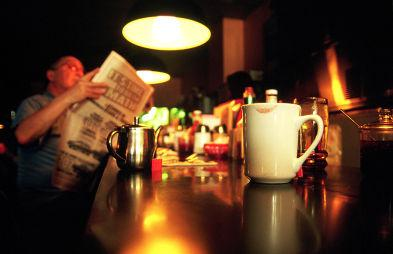
#> input picture datasets/apple/1.jpg, 393 x 254 px; its folder holds 4 pictures in this run; the run also reads 1 picture not shown here
$ python google_image.py   (Python 2 division)
#> lines starting #> are read from the running program, lines starting #| are printed output that depends on the picture
### io_util/image.py
# -*- coding: utf-8 -*-
## @package som_cm.io_util.image
#
#  Image IO utility package.
#  @author      tody
#  @date        2015/07/18

import cv2
from cv.image import *
from skimage import io


# [4 lines left out: function loadGray, not called in this run]


def loadRGB(file_path):
    bgr = cv2.imread(file_path)
    if bgr is None:
        return None
    return bgr2rgb(bgr)

## H
# [12 lines left out: functions loadLab, loadRGBA, not called in this run]


def loadAlpha(file_path):
    bgra = cv2.imread(file_path, -1)
    return alpha(bgra)


def saveRGBA(file_path, img):
    bgra = rgba2bgra(img)
    cv2.imwrite(file_path, bgra)


def saveRGB(file_path, img):
    bgr = rgb2bgr(img)
    cv2.imwrite(file_path, bgr)


def saveGray(file_path, img):
    rgbImg = rgb(img)
    cv2.imwrite(file_path, rgbImg)


# [14 lines left out: function saveImage, not called in this run]

### cv/image.py
# -*- coding: utf-8 -*-
import numpy as np
import cv2

from skimage import color


## Convert image into uint8 type.
# [62 lines left out: functions to8U, to32F, rgb, alpha, setAlpha, not called in this run]


## RGB to Gray.
def rgb2gray(img):
    gray = cv2.cvtColor(img, cv2.COLOR_RGB2GRAY)
    return gray


## Gray to RGB.
def gray2rgb(img):
    gray = cv2.cvtColor(img, cv2.COLOR_GRAY2RGB)
    return gray


## Gray to RGBA.
def gray2rgba(img):
    gray = cv2.cvtColor(img, cv2.COLOR_GRAY2RGBA)
    return gray


## BGR to RGB.
def bgr2rgb(img):
    rgb = cv2.cvtColor(img, cv2.COLOR_BGR2RGB)
    return rgb

# ## RGB to LAB
# def rgb2lab(img):
#     lab = color.rgb2lab(img)
#     return lab


## BGRA to RGBA.
# [14 lines left out: functions bgra2rgba, rgba2bgra, not called in this run]


## RGB to BGR.
def rgb2bgr(img):
    bgr = cv2.cvtColor(img, cv2.COLOR_RGB2BGR)
    return bgr


## RGB to Lab.
# [4 lines left out: function rgb2Lab, not called in this run]

## BGR to Lab.
def bgr2Lab(img):
    Lab = cv2.cvtColor(img, cv2.COLOR_BGR2LAB)
    return Lab


## Lab to RGB.
def Lab2rgb(img):
    rgb = cv2.cvtColor(img, cv2.COLOR_LAB2RGB)
    return rgb


def rgb2hsv(img):
    img_rgb = rgb(img)
    return cv2.cvtColor(img_rgb, cv2.COLOR_RGB2HSV)


## HSV to RGB.
def hsv2rgb(img):
    rgb = cv2.cvtColor(img, cv2.COLOR_HSV2RGB)
    return rgb


## Merge channels.
# [35 lines left out: functions merge, luminance, not called in this run]

### datasets/google_image.py
# -*- coding: utf-8 -*-
## @package som_cm.datasets.google_image
#
#  Image datasets via Google Image API.
#  createDatasets function will create datasets
#  with the following direcotry structure.
#
#  * datasets
#    - apple
#      - apple_1.jpg
#    - banana
#      - banana_1.jpg
#
#  @author      tody
#  @date        2015/08/15


import json
import os
import urllib2
import httplib2

import cv2
import matplotlib.pyplot as plt

from io_util.image import loadRGB, saveRGB

_root_dir = os.path.dirname(__file__)


## Data directory for the given data_name.
def dataDir(data_name):
    data_dir = os.path.join(_root_dir, data_name)
    print data_name
    print _root_dir
    return data_dir


## Data file path list for the given data_name.
def dataFiles(data_name):
    data_dir = dataDir(data_name)
    data_files = []
    for data_name in os.listdir(data_dir):
        data_file = os.path.join(data_dir, data_name)
        if ".png" in data_name or ".jpg" in data_name:
            data_files.append(data_file)
        else:
            os.remove(data_file)
    return data_files


## Data file path for the given data_name and data_id.
def dataFile(data_name, data_id):
    data_files = dataFiles(data_name)

    if data_id >= len(data_files):
        return None

    data_file = data_files[data_id]
    return data_file


def loadData(data_name, data_id):
    data_file = dataFile(data_name, data_id)

    if data_file is None:
        return None

    return loadRGB(data_file)


## Simple image loaders via Google image API.
class GoogleImageLoader:
    ## Constructor
    #  @param keyword     keyword for image search.
    #  @param num_images  target number of images for the search.
    #  @param update      Update existing images if the value is True.
    def __init__(self, keyword="banana", num_images=10, update=False):
        self._keyword = keyword
        self._num_images = num_images
        self._data_dir = dataDir(keyword)
        self._update = update

        self.searchImageURLs()
        self.downloadImages()
        self.postResize()

    def searchImageURLs(self):
        keyword = self._keyword
        num_images = self._num_images

        image_urls = []
        google_api = "http://ajax.googleapis.com/ajax/services/search/images?q={0}&v=1.0&rsz=large&start={1}&imgc=color"
        print(keyword)
        # [10 lines of commented-out code are left out]
        resO = {
            "responseData": [
                {
                    "url": "http://blog.pluskid.org/wp-content/uploads/2009/06/swiss-roll.png"
                },
                {
                    "url": "http://blog.pluskid.org/wp-content/uploads/2009/06/swiss-roll.png"
                },
                {
                    "url": "http://www.jvv-group.com/upload/news/images/201404/20140430-17.jpg"
                },
                {
                    "url": "http://i1.sinaimg.cn/edu/en/2008-09-04/U1593P42T31D44006F915DT20080904115741.jpg"
                },
                {
                    "url": "http://pic11.nipic.com/20101125/5852238_122910962059_2.jpg"
                },
                {
                    "url": "http://img.taopic.com/uploads/allimg/140127/234786-14012G14A654.jpg"
                },
                {
                    "url": "http://news.xinhuanet.com/food/2014-02/11/126108534_13920092517081n.jpg"
                },
                {
                    "url": "http://img1.cache.netease.com/catchpic/1/12/128FAAC244BCC8CE19F050FE2ADE6AA7.jpg"
                },
                {
                    "url": "http://www.foodqs.cn/news/imgtest/s006/201201101053026721.jpg"
                },
                {
                    "url": "http://pfscnew.agri.gov.cn/ncpflzs/201106/W020110608564590362799.jpg"
                }
            ]
        }

        res = json.dumps(resO)

        page_data = json.loads(res)
        page_urls = [result["url"] for result in page_data["responseData"]]
        image_urls.extend(page_urls)

        if len(image_urls) >= num_images:
            image_urls = image_urls[:num_images]
        self._image_urls = image_urls
        return image_urls

    def downloadImages(self):
        print "  Download"
        data_name = self._keyword
        image_urls = self._image_urls
        data_dir = self._data_dir
        if os.path.exists(data_dir) == False:
            os.makedirs(data_dir)

        http = httplib2.Http(".cache")

        for i in range(len(set(image_urls))):
            try:
                url_name, ext = os.path.splitext(image_urls[i])

                data_filename = "%s_%s%s" % (data_name, i, ext)
                data_filepath = os.path.join(data_dir, data_filename)

                if not self._update:
                    if os.path.exists(data_filepath):
                        print "  - Skip: %s" % data_filename
                        continue

                response, content = http.request(image_urls[i])

                with open(data_filepath, 'wb') as data_file:
                    data_file.write(content)

                    print "  - Done: %s" % data_filename
            except:
                continue

    def postResize(self):
        print "  Post resize"
        data_name = self._keyword
        data_files = dataFiles(data_name)

        for data_file in data_files:
            data_filename = os.path.basename(data_file)
            C_8U = loadRGB(data_file)

            if C_8U is None:
                os.remove(data_file)
                print "  - Delete: %s" % data_filename
                continue
            h, w = C_8U.shape[0:2]

            opt_scale = 800.0 / float(h)
            opt_scale = max(opt_scale, 800.0 / float(w))
            opt_scale = min(opt_scale, 1.0)

            h_opt = int(opt_scale * h)
            w_opt = int(opt_scale * w)

            C_8U_small = cv2.resize(C_8U, (w_opt, h_opt))
            saveRGB(data_file, C_8U_small)
            print "  - Resized: %s" % data_filename


## Create dataset for the given data_name.
def createDataset(data_name="banana", num_images=10, update=False):
    GoogleImageLoader(data_name, num_images, update)


## Create datasets for the given data_names.
def createDatasets(data_names=["apple", "banana", "sky", "tulip", "flower"],
                   num_images=10,
                   update=False):
#> called with num_images = 10, update = False
    for data_name in data_names:
        print "Create datasets: %s" % data_name
        createDataset(data_name, num_images, update)
#> this loop made 5 passes
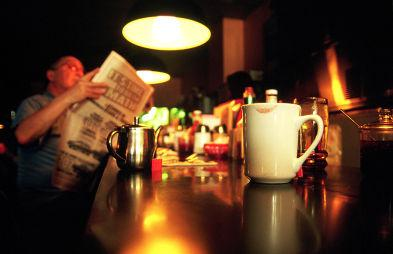
#> input picture datasets/apple/1.jpg, 393 x 254 px
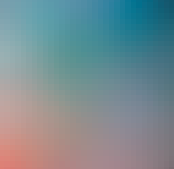
#> input picture datasets/apple/apple_0.png, 174 x 169 px
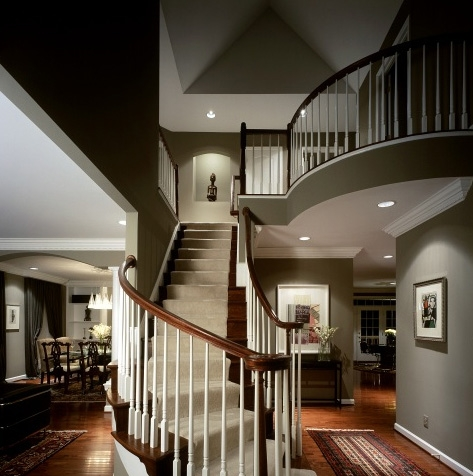
#> input picture datasets/apple/apple_1.jpg, 473 x 476 px


if __name__ == '__main__':
    createDatasets()
